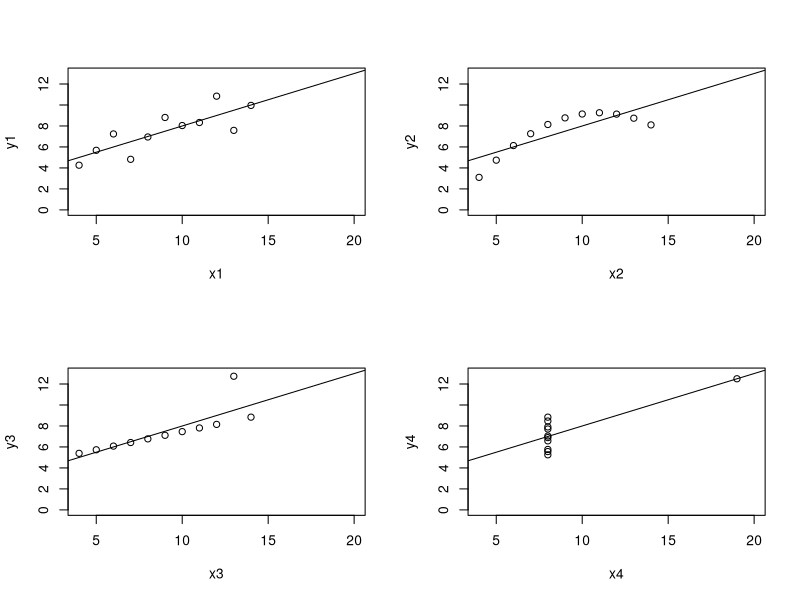
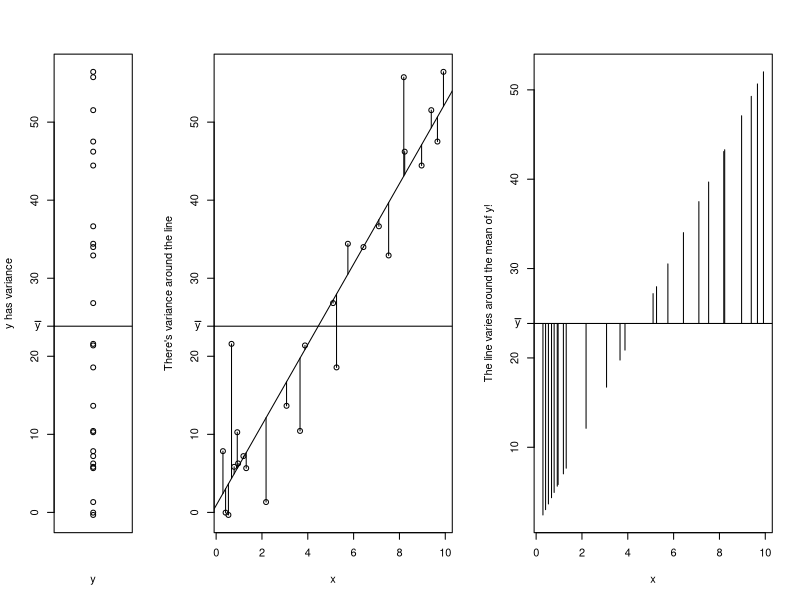
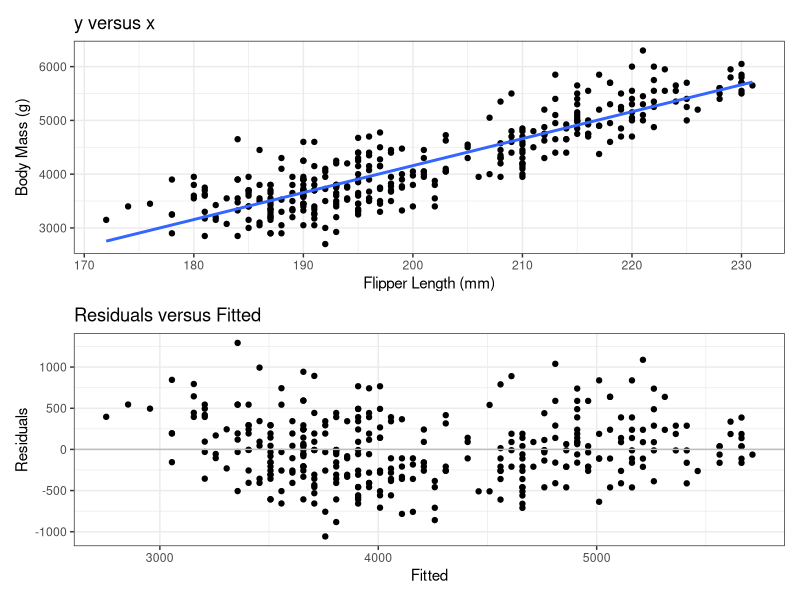
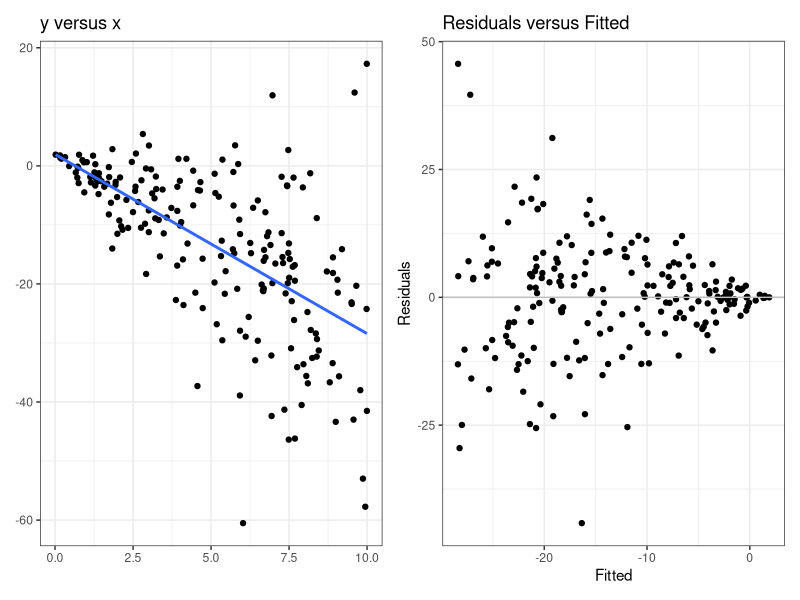
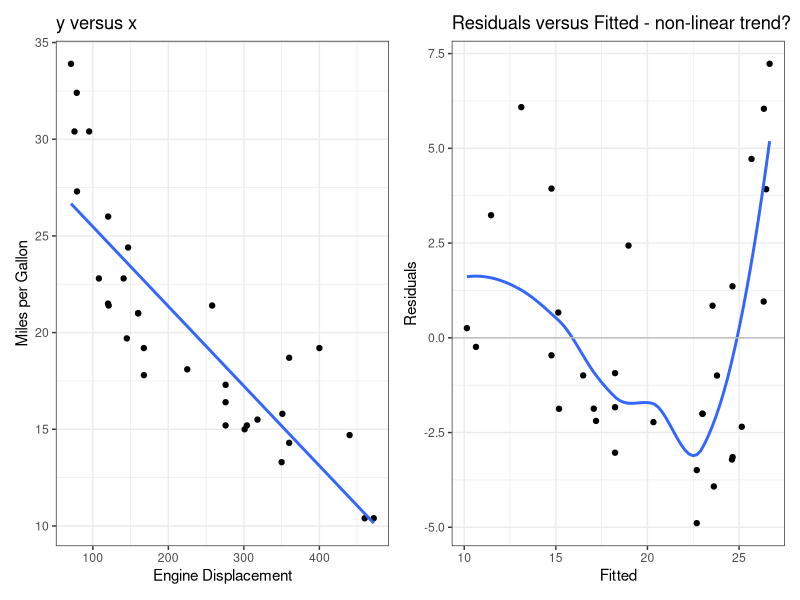
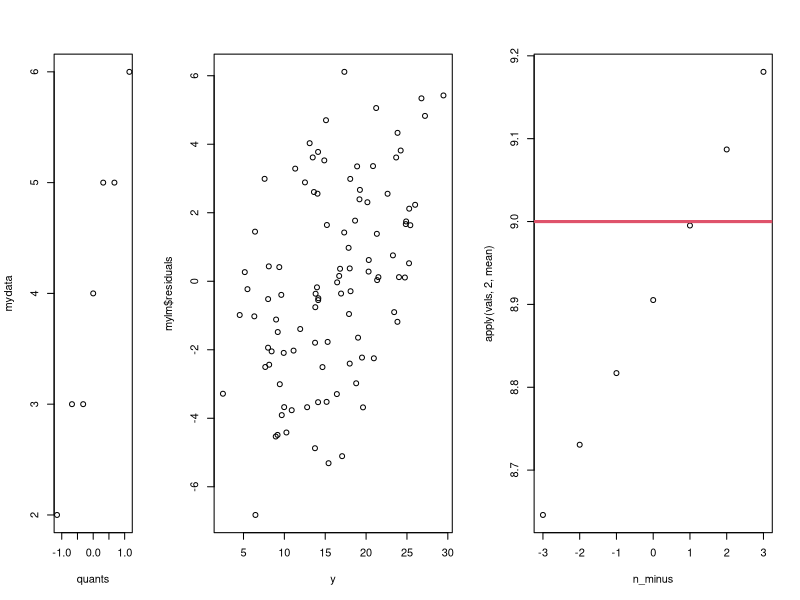
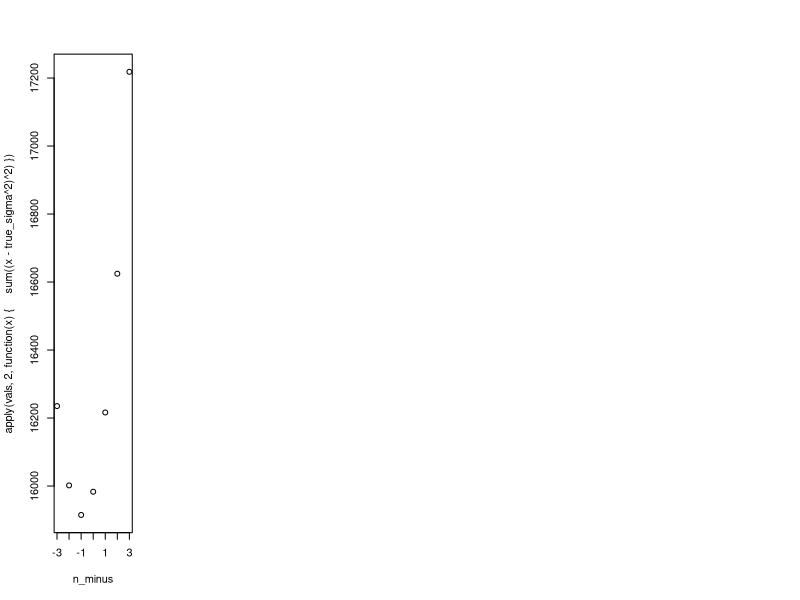

Generate these figures, in order, with R:
## ---- chunk 1
#| label: setup
#| include: false
set.seed(2112)
## ---- chunk 2
#| echo: false
#| label: anscombe1

xs <- paste0("x", 1:4)
ys <- paste0("y", 1:4)

df1 <- data.frame(data_set = 1:4,
    xbar = sapply(xs, function(x) mean(anscombe[, x])),
    sigma_x = sapply(xs, function(x) sd(anscombe[, x])),
    ybar = sapply(ys, function(y) mean(anscombe[, y])),
    sigma_y = sapply(ys, function(y) sd(anscombe[, y])),
    corr = sapply(1:4, function(i) cor(anscombe[, xs[i]], anscombe[, ys[i]]))
) 
rownames(df1) <- NULL
df1 |>
    knitr::kable(row.names = FALSE)

## ---- chunk 3
#| label: anscombe2
#| echo: false

par(mfrow = c(2, 2))
for (i in 1:4) {
    plot(x = anscombe[, xs[i]], y = anscombe[, ys[i]],
        xlab = paste0("x", i), ylab = paste0("y", i),
        ylim = c(0,13), xlim = c(4,20))
    abline(lm(anscombe[, ys[i]] ~ anscombe[, xs[i]]))
}
## ---- chunk 4
#| label: R2_demo
#| fig-height: 4.5
#| fig-width: 6
layout(mat = matrix(c(1,2,3), nrow = 1), widths = c(0.5,1,1))
set.seed(18)
x <- runif(25, 0, 10)
y <- rnorm(25, 2 + 5*x, 6)

plot(rep(1, 25), y, xlab = "y", ylab = "y has variance", xaxt = "n")
abline(h = mean(y))
axis(2, mean(y), bquote(bar(y)), las = 1)

plot(x, y, ylab = "There's variance around the line")
abline(lm(y~x))
abline(h = mean(y))
axis(2, mean(y), bquote(bar(y)), las = 1)

mids <- predict(lm(y~x))
for(i in seq_along(mids)){
    lines(x = rep(x[i], 2), y = c(y[i], mids[i]), col = 1)
}

mids <- predict(lm(y~x))
plot(mids ~ x, type = "n", ylab = "The line varies around the mean of y!")
for(i in seq_along(mids)){
    lines(x = rep(x[i], 2), y = c(mean(y), mids[i]))
}
axis(2, at = mean(y), labels = bquote(bar(y)), las = 1)
abline(h = mean(y))
## ---- chunk 5
#| label: resids_vs_fitted
#| fig-height: 5
#| fig-width: 5
library(ggplot2)
theme_set(theme_bw())
library(patchwork)
library(broom)
library(palmerpenguins)

penguins <- penguins[complete.cases(penguins),]

g1 <- ggplot(penguins) + 
    aes(x = flipper_length_mm, y = body_mass_g) +
    geom_point() +
    geom_smooth(method = "lm", se = FALSE, formula = y~x) +
    labs(x = "Flipper Length (mm)",
        y = "Body Mass (g)",
        title = "y versus x")

plm <- lm(body_mass_g ~ flipper_length_mm, data = penguins)

p2 <- augment(plm)

g2 <- ggplot(p2) + 
    aes(x = .fitted, y = .resid) + 
    geom_point() +
    geom_hline(yintercept = 0, col = "grey") +
    labs(x = "Fitted", y = "Residuals", title = "Residuals versus Fitted")


g1 / g2
## ---- chunk 6
#| label: heteroskedastic
x <- runif(200, 0, 10)
y0 <- 2 - 3*x
y <- y0 + rnorm(length(x), 0, 2 * x)

g1 <- ggplot() + 
    aes(x = x, y = y) + 
    geom_point() + 
    geom_smooth(se = FALSE, method = "lm", formula = y~x) +
    labs(x = NULL, y = NULL, title = "y versus x")

xydf <- augment(lm(y ~ x))

g2 <- ggplot(xydf) +
    aes(x = .fitted, y = .resid) + 
    geom_point() +
    geom_hline(yintercept = 0, col = "grey") +
    labs(x = "Fitted", y = "Residuals", title = "Residuals versus Fitted")

g1 + g2
## ---- chunk 7
#| label: non-linear-trend
## fig-height: 4
## fig-width: 8
g1 <- ggplot(mtcars) + 
    aes(x = disp, y = mpg) + 
    geom_point() + 
    geom_smooth(se = FALSE, method = "lm", formula = y~x) +
    labs(x = "Engine Displacement", y = "Miles per Gallon", title = "y versus x")

mtdf <- augment(lm(mpg ~ disp, data = mtcars))

g2 <- ggplot(mtdf) +
    aes(x = .fitted, y = .resid) + 
    geom_point() +
    geom_smooth(se = FALSE) +
    geom_hline(yintercept = 0, col = "grey") +
    labs(x = "Fitted", y = "Residuals", title = "Residuals versus Fitted - non-linear trend?")

g1 + g2
## ---- chunk 8
#| label: qq-demo
#| echo: true
#| fig-height: 4
mydata <- c(2, 3, 3, 4, 5, 5, 6)
quants <- qnorm(c(
    0.125, 0.25, 0.375, 0.5, 
    0.625, 0.75, 0.875))
plot(mydata ~ quants)
## ---- chunk 9
#| label: resids-vs-observed
#| code-fold: false
n <- 100
x <- runif(n, 0, 10)
e <- rnorm(n, 0, 3)
y <- 5 + 2*x + e

mylm <- lm(y ~ x)
plot(mylm$residuals ~ y)
## ---- chunk 10
#| label: var-covar-resids
#| code-fold: false
cov(mylm$residuals, y)
var(mylm$residuals)
## ---- chunk 11
#| label: mle_bias_1
#| code-fold: false
n <- 100
true_sigma <- 3

n_minus <- seq(-3, 3, 1)
vals <- matrix(ncol = length(n_minus), nrow = 10000)
for (i in 1:10000) {
    y <- rnorm(n, 0, true_sigma)
    vals[i, ] <- sum((y - mean(y))^2) / (n - n_minus)
}

apply(vals, 2, mean) |> plot(x = n_minus, y = _)
abline(h = true_sigma^2, lwd = 3, col = 2)
## ---- chunk 12
#| label: mle_bias_2
#| code-fold: false
apply(vals, 2, function(x) {
    sum((x - true_sigma^2)^2)
}) |> plot(x = n_minus, y = _)
